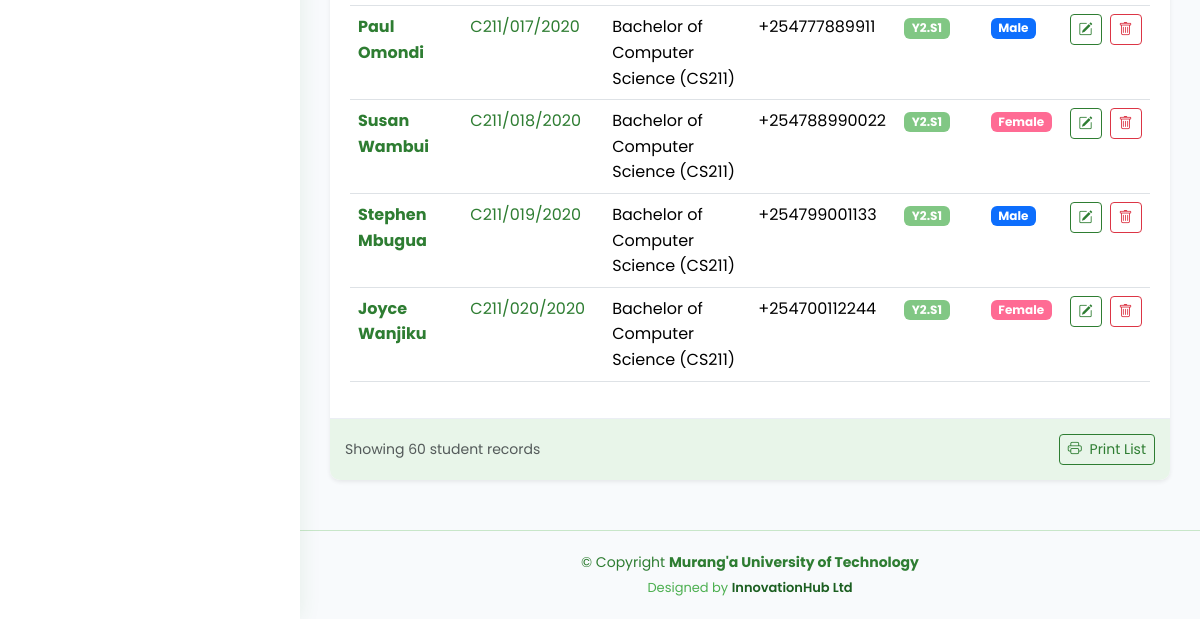
Page /database_students_list/ (signed in, lower part) on the earlier database version.
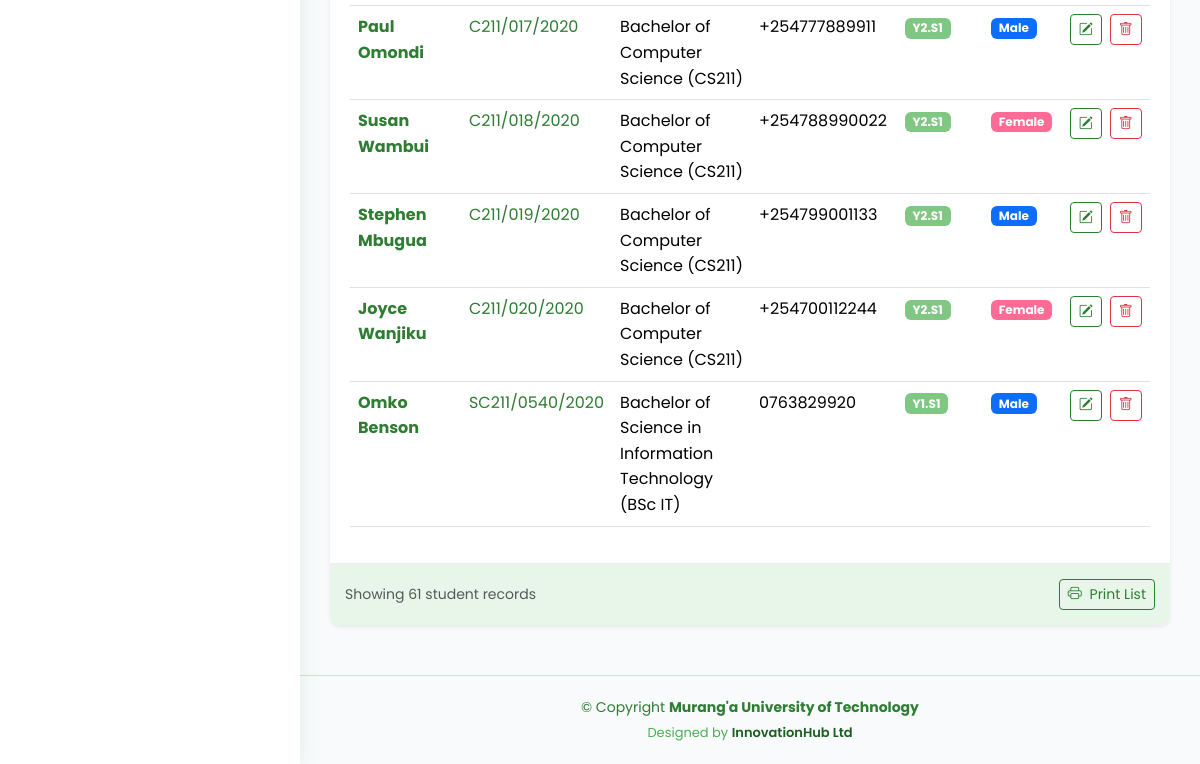
Same page on the later database version.
### students_portal/models.py (models this page shows, shortened)
class Student(models.Model):
    registration_number = models.CharField(max_length=20, unique=True)
    first_name = models.CharField(max_length=100)
    last_name = models.CharField(max_length=100)
    middle_name = models.CharField(max_length=100, blank=True, null=True)
    id_number = models.CharField(max_length=20, blank=True, null=True)
    profile_picture = models.ImageField(upload_to='lecturer_profiles/', blank=True, null=True)
    programme = models.ForeignKey(Programme, on_delete=models.CASCADE, related_name='students')
    current_year = models.IntegerField()
    current_semester = models.IntegerField()
    date_of_admission = models.DateField()
    expected_graduation_date = models.DateField(blank=True, null=True)
    date_of_birth = models.DateField(blank=True, null=True)
    gender = models.CharField(max_length=10, choices=[
        ('M', 'Male'),
        ('F', 'Female'),
        ('O', 'Other')
    ], blank=True, null=True)
    email = models.EmailField(blank=True, null=True)
    phone_number = models.CharField(max_length=15, blank=True, null=True)
    religion = models.CharField(max_length=50, blank=True, null=True)
    county = models.CharField(max_length=50, blank=True, null=True)
    town = models.CharField(max_length=50, blank=True, null=True)
    postal_address = models.CharField(max_length=100, blank=True, null=True)
    postal_code = models.CharField(max_length=10, blank=True, null=True)
    parent_name = models.CharField(max_length=100, blank=True, null=True)
    parent_phone = models.CharField(max_length=15, blank=True, null=True)
    emergency_contact_name = models.CharField(max_length=100, blank=True, null=True)
    emergency_contact_relationship = models.CharField(max_length=50, blank=True, null=True)
    emergency_contact_phone = models.CharField(max_length=15, blank=True, null=True)
    is_active = models.BooleanField(default=True)
    status = models.CharField(max_length=20, choices=[
        ('active', 'Active'),
        ('inactive', 'Inactive'),
        ('graduated', 'Graduated'),
        ('deferred', 'Deferred'),
        ('suspended', 'Suspended'),
        ('transferred', 'Transferred'),
        ('withdrawn', 'Withdrawn')
    ], default='active')
    entry_mode = models.CharField(max_length=20, choices=[
        ('government_sponsored', 'Government-Sponsored'),
        ('self_sponsored', 'Self-Sponsored'),
        ('parallel', 'Parallel'),
        ('exchange', 'Exchange'),
        ('transfer', 'Transfer')
    ], default='government_sponsored')
    scholarship_info = models.TextField(blank=True, null=True)
    created_at = models.DateTimeField(auto_now_add=True)
    updated_at = models.DateTimeField(auto_now=True)
    def get_full_name(self):
        if self.middle_name:
            return f"{self.first_name} {self.middle_name} {self.last_name}"
        return f"{self.first_name} {self.last_name}"

class Programme(models.Model):
    name = models.CharField(max_length=200)
    code = models.CharField(max_length=20, unique=True)
    department = models.ForeignKey(Department, on_delete=models.CASCADE, related_name='programmes')
    duration_years = models.IntegerField()
    semesters_per_year = models.IntegerField(default=2)
    description = models.TextField(blank=True, null=True)
    def __str__(self):
        return f"{self.name} ({self.code})"

### students_portal/views.py (the view)
# urls.py: path('database_students_list/', views.database_students_list, name='database_students_list'),
@login_required
def database_students_list(request):
    students = Student.objects.all()
    return render(request, 'students/database_student_list.html', {'students': students})

### templates/students/database_student_list.html (shortened to what this page needs)
{% extends "base/base.html" %}
{% load static %}
{% block content %}
<section class="section">
    <div class="row">
        <div class="col-lg-12">
            <div class="card border-0 shadow-sm">
                <br>
                <div class="card-body">
                    <div class="table-responsive">
                        <table class="table table-hover datatable">
                            <tbody>
                                {% for student in students %}
                                <tr>
                                    <td>
                                        <a href="{% url 'student_progress' student.id %}" class="text-university">
                                            <strong>{{ student.first_name }} {{ student.last_name }}</strong>
                                        </a>
                                    </td>
                                    <td>
                                        <a href="{% url 'student_detail' student.id %}" class="text-university">
                                            {{ student.registration_number }}
                                        </a>
                                    </td>
                                    <td>{{ student.programme }}</td>
                                    <td>{{ student.phone_number|default:"-" }}</td>
                                    <td>
                                        <span class="badge bg-university-secondary">
                                            Y{{ student.current_year }}.S{{ student.current_semester }}
                                        </span>
                                    </td>
                                    <td>
                                        <span class="badge {% if student.gender == 'M' %}bg-primary{% else %}bg-pink{% endif %}">
                                            {{ student.get_gender_display }}
                                        </span>
                                    </td>
                                    <td class="text-center">
                                        <div class="d-flex gap-2 justify-content-center">
                                            <a href="{% url 'student_update' student.pk %}" class="btn btn-sm btn-outline-university" title="Edit">
                                                <i class="bi bi-pencil-square"></i>
                                            </a>
                                            <a href="{% url 'student_delete' student.pk %}" class="btn btn-sm btn-outline-danger" title="Delete">
                                                <i class="bi bi-trash"></i>
                                            </a>
                                        </div>
                                    </td>
                                </tr>
                                {% endfor %}
                            </tbody>
                        </table>
                    </div>
                </div>
                <div class="card-footer bg-university-light">
                    <div class="d-flex justify-content-between align-items-center">
                        <small class="text-muted">Showing {{ students.count }} student records</small>
                        <div class="d-flex gap-2">
                            <button class="btn btn-sm btn-outline-university">
                                <i class="bi bi-printer me-1"></i> Print List
                            </button>
                        </div>
                    </div>
                </div>
            </div>
        </div>
    </div>
</section>
{% endblock %}

Differences in the rows shown:
added Student: first_name "Omko", last_name "Benson", registration_number "SC211/0540/2020", programme "Bachelor of Science in Information Technology (BSc IT)", phone_number "0763829920", current_year "1", current_semester "1", gender "Male"
Other differences:
{{ students.count }}: "60" → "61"
